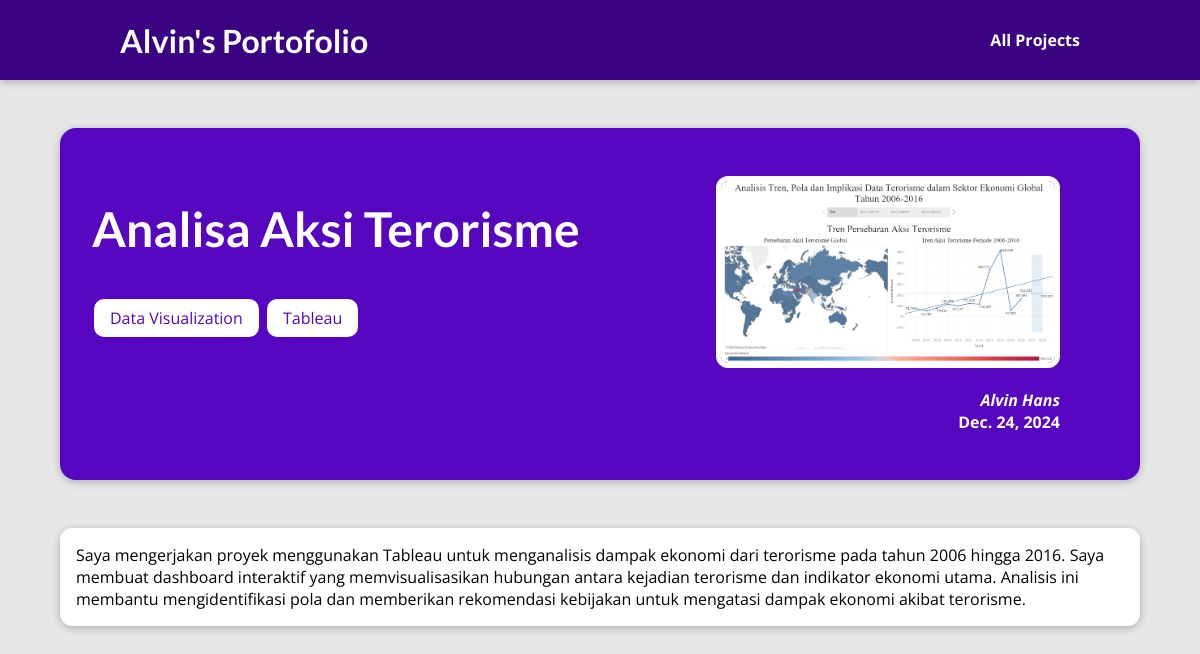
Screenshot of /posts/aksi-terorisme with the database file from the repository.
### blog/models.py (models this page shows, shortened)
class Project(models.Model):
    title = models.CharField(max_length=150)
    excerpt = models.CharField(max_length=200)
    image_name = models.CharField(max_length=100)
    date = models.DateField(auto_now=True)
    slug = models.SlugField(unique=True ,db_index=True)
    content = models.TextField(validators=[MinLengthValidator(10)])
    author = models.ForeignKey(Author, on_delete=models.SET_NULL, null=True, related_name="projects")
    tags = models.ManyToManyField(Tag)

class Tag(models.Model):
    caption = models.CharField(max_length=20)
    def __str__(self):
        return self.caption

class Author(models.Model):
    first_name = models.CharField(max_length=100)
    last_name = models.CharField(max_length=100)
    email_address = models.EmailField()
    def full_name(self):
        return f"{self.first_name} {self.last_name}"
    def __str__(self):
        return self.full_name()

### blog/views.py (the view)
# urls.py: path("posts/<slug:slug>", views.post_detail, name="post-detail-page"),
def post_detail(request, slug):
    identified_post = get_object_or_404(Project, slug=slug)
    return render(request, "blog/post-detail.html", {
        "post": identified_post,
        "post_tags": identified_post.tags.all()
    })

### blog/templates/blog/post-detail.html (shortened to what this page needs)
{% extends 'base.html' %}
{% load static %}
{% block css_files %}
    <link rel="stylesheet" href="{% static 'blog/post-detail.css' %}">
{% endblock %}
{% block content %}
    <section id="summary">
        <h2>{{ post.title }}</h2>
        <div>
            {% for tag in post_tags %}
                <span class="tag">{{ tag }}</span>
            {% endfor %}
        </div>
        <article>
            <img src="{% static 'blog/images/'|add:post.image_name %}" alt="{{ post.title }}">
            <address>{{ post.author }}</address>
            <time>{{ post.date }}</time>
        </article>
    </section>
    <main>
        <article>
            {{ post.content }}
        </article>
    </main>
{% endblock %}

### static/app.css (style rules this page uses)
* { box-sizing: border-box; }
html { font-family: 'Open Sans', 'Lato', sans-serif; }
body { margin: 0; }
h1, h2, h3 { font-family: 'Lato', sans-serif; font-weight: bold; }

### blog/static/blog/post-detail.css (style rules this page uses)
body { background-color: #e7e7e7; }
#summary { margin: 8rem auto 3rem auto; padding: 2rem; width: 90%; max-width: 90rem; border-radius: 16px; background-color: #5706c0; position: relative; box-shadow: 0 2px 8px rgba(0, 0, 0, 0.25); height: 22rem; }
#summary h2 { color: white; font-size: 3rem; }
#summary article { position: absolute; top: 2rem; right: 3rem; padding: 1rem 2rem; border-radius: 12px; text-align: right; color: white; }
#summary article img { width: 100%; height: 12rem; border-radius: 12px; border: 5px solid white; margin-bottom: 1rem; }
#summary address { font-weight: bold; }
#summary time { font-weight: bold; }
main { width: 90%; max-width: 90rem; margin: 3rem auto; background-color: white; padding: 1rem; border-radius: 12px; box-shadow: 0 2px 8px rgba(0, 0, 0, 0.25); }
.tag { color: #5706c0; background-color: white; border: 2px solid #5706c0; border-radius: 12px; padding: 0.5rem 1rem; margin-bottom: 1rem; display: inline-block; }

### rows the page displays
Project: title "Analisa Aksi Terorisme", image_name (picture), author "Alvin Hans", date "Dec. 24, 2024", content "Saya mengerjakan proyek menggunakan Tableau untuk menganalisis dampak ekonomi dari terorisme pada tahun 2006 hingga 2016. Saya membuat dashboard interaktif yang memvisualisasikan hubungan antara kejadian terorisme dan indikator ekonomi utama. Analisis ini membantu mengidentifikasi pola dan memberikan rekomendasi kebijakan untuk mengatasi dampak ekonomi akibat terorisme."
Tag: caption "Data Visualization"
Tag: caption "Tableau"
